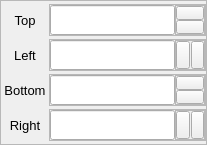
                           <widget class="QFrame" name="frme_zone_edges">
                            <property name="sizePolicy">
                             <sizepolicy hsizetype="Maximum" vsizetype="Maximum">
                              <horstretch>0</horstretch>
                              <verstretch>0</verstretch>
                             </sizepolicy>
                            </property>
                            <property name="frameShape">
                             <enum>QFrame::StyledPanel</enum>
                            </property>
                            <layout class="QGridLayout" name="layout_grid_frme_zone_edges">
                             <property name="leftMargin">
                              <number>3</number>
                             </property>
                             <property name="topMargin">
                              <number>3</number>
                             </property>
                             <property name="rightMargin">
                              <number>0</number>
                             </property>
                             <property name="bottomMargin">
                              <number>3</number>
                             </property>
                             <property name="spacing">
                              <number>3</number>
                             </property>
                             <item row="2" column="0">
                              <widget class="QLabel" name="lbl_bottom">
                               <property name="font">
                                <font>
                                 <pointsize>10</pointsize>
                                </font>
                               </property>
                               <property name="text">
                                <string>Bottom</string>
                               </property>
                               <property name="alignment">
                                <set>Qt::AlignCenter</set>
                               </property>
                              </widget>
                             </item>
                             <item row="3" column="1">
                              <widget class="QFrame" name="frme_cstm_spbx_right">
                               <property name="frameShape">
                                <enum>QFrame::StyledPanel</enum>
                               </property>
                               <property name="frameShadow">
                                <enum>QFrame::Plain</enum>
                               </property>
                               <layout class="QHBoxLayout" name="layout_hrz_cstm_spbx_right">
                                <property name="spacing">
                                 <number>0</number>
                                </property>
                                <property name="leftMargin">
                                 <number>0</number>
                                </property>
                                <property name="topMargin">
                                 <number>0</number>
                                </property>
                                <property name="rightMargin">
                                 <number>0</number>
                                </property>
                                <property name="bottomMargin">
                                 <number>0</number>
                                </property>
                                <item>
                                 <widget class="QLineEdit" name="ledit_right">
                                  <property name="sizePolicy">
                                   <sizepolicy hsizetype="Maximum" vsizetype="Minimum">
                                    <horstretch>0</horstretch>
                                    <verstretch>0</verstretch>
                                   </sizepolicy>
                                  </property>
                                  <property name="font">
                                   <font>
                                    <pointsize>10</pointsize>
                                   </font>
                                  </property>
                                 </widget>
                                </item>
                                <item>
                                 <widget class="QFrame" name="frme_btns_right">
                                  <property name="minimumSize">
                                   <size>
                                    <width>30</width>
                                    <height>30</height>
                                   </size>
                                  </property>
                                  <property name="maximumSize">
                                   <size>
                                    <width>30</width>
                                    <height>30</height>
                                   </size>
                                  </property>
                                  <property name="autoFillBackground">
                                   <bool>false</bool>
                                  </property>
                                  <property name="frameShape">
                                   <enum>QFrame::StyledPanel</enum>
                                  </property>
                                  <property name="frameShadow">
                                   <enum>QFrame::Plain</enum>
                                  </property>
                                  <layout class="QHBoxLayout" name="layout_frme_btns_right">
                                   <property name="spacing">
                                    <number>1</number>
                                   </property>
                                   <property name="leftMargin">
                                    <number>0</number>
                                   </property>
                                   <property name="topMargin">
                                    <number>0</number>
                                   </property>
                                   <property name="rightMargin">
                                    <number>0</number>
                                   </property>
                                   <property name="bottomMargin">
                                    <number>0</number>
                                   </property>
                                   <item>
                                    <widget class="QPushButton" name="btn_right_left">
                                     <property name="sizePolicy">
                                      <sizepolicy hsizetype="Minimum" vsizetype="Minimum">
                                       <horstretch>0</horstretch>
                                       <verstretch>0</verstretch>
                                      </sizepolicy>
                                     </property>
                                     <property name="text">
                                      <string/>
                                     </property>
                                     <property name="icon">
                                      <iconset>
                                       <normaloff>Resources/left_arrow_2x1.jpg</normaloff>Resources/left_arrow_2x1.jpg</iconset>
                                     </property>
                                     <property name="iconSize">
                                      <size>
                                       <width>16</width>
                                       <height>16</height>
                                      </size>
                                     </property>
                                    </widget>
                                   </item>
                                   <item>
                                    <widget class="QPushButton" name="btn_right_right">
                                     <property name="sizePolicy">
                                      <sizepolicy hsizetype="Minimum" vsizetype="Minimum">
                                       <horstretch>0</horstretch>
                                       <verstretch>0</verstretch>
                                      </sizepolicy>
                                     </property>
                                     <property name="text">
                                      <string/>
                                     </property>
                                     <property name="icon">
                                      <iconset>
                                       <normaloff>Resources/right_arrow_2x1.jpg</normaloff>Resources/right_arrow_2x1.jpg</iconset>
                                     </property>
                                    </widget>
                                   </item>
                                  </layout>
                                 </widget>
                                </item>
                               </layout>
                              </widget>
                             </item>
                             <item row="0" column="0">
                              <widget class="QLabel" name="lbl_static_top">
                               <property name="font">
                                <font>
                                 <pointsize>10</pointsize>
                                </font>
                               </property>
                               <property name="text">
                                <string>Top</string>
                               </property>
                               <property name="alignment">
                                <set>Qt::AlignCenter</set>
                               </property>
                              </widget>
                             </item>
                             <item row="2" column="1">
                              <widget class="QFrame" name="frme_cstm_spbx_bottom">
                               <property name="frameShape">
                                <enum>QFrame::StyledPanel</enum>
                               </property>
                               <property name="frameShadow">
                                <enum>QFrame::Plain</enum>
                               </property>
                               <layout class="QHBoxLayout" name="layout_hrz_frme_cstm_spbx_bottom">
                                <property name="spacing">
                                 <number>0</number>
                                </property>
                                <property name="leftMargin">
                                 <number>0</number>
                                </property>
                                <property name="topMargin">
                                 <number>0</number>
                                </property>
                                <property name="rightMargin">
                                 <number>0</number>
                                </property>
                                <property name="bottomMargin">
                                 <number>0</number>
                                </property>
                                <item>
                                 <widget class="QLineEdit" name="ledit_bottom">
                                  <property name="sizePolicy">
                                   <sizepolicy hsizetype="Maximum" vsizetype="Minimum">
                                    <horstretch>0</horstretch>
                                    <verstretch>0</verstretch>
                                   </sizepolicy>
                                  </property>
                                  <property name="font">
                                   <font>
                                    <pointsize>10</pointsize>
                                   </font>
                                  </property>
                                 </widget>
                                </item>
                                <item>
                                 <widget class="QFrame" name="frme_btns_bottom">
                                  <property name="minimumSize">
                                   <size>
                                    <width>30</width>
                                    <height>30</height>
                                   </size>
                                  </property>
                                  <property name="maximumSize">
                                   <size>
                                    <width>30</width>
                                    <height>30</height>
                                   </size>
                                  </property>
                                  <property name="autoFillBackground">
                                   <bool>false</bool>
                                  </property>
                                  <property name="frameShape">
                                   <enum>QFrame::StyledPanel</enum>
                                  </property>
                                  <property name="frameShadow">
                                   <enum>QFrame::Plain</enum>
                                  </property>
                                  <layout class="QVBoxLayout" name="layout_vrt_frme_btns_bottom">
                                   <property name="spacing">
                                    <number>0</number>
                                   </property>
                                   <property name="leftMargin">
                                    <number>0</number>
                                   </property>
                                   <property name="topMargin">
                                    <number>0</number>
                                   </property>
                                   <property name="rightMargin">
                                    <number>0</number>
                                   </property>
                                   <property name="bottomMargin">
                                    <number>0</number>
                                   </property>
                                   <item>
                                    <widget class="QPushButton" name="btn_bottom_up">
                                     <property name="sizePolicy">
                                      <sizepolicy hsizetype="Minimum" vsizetype="Minimum">
                                       <horstretch>0</horstretch>
                                       <verstretch>0</verstretch>
                                      </sizepolicy>
                                     </property>
                                     <property name="text">
                                      <string/>
                                     </property>
                                     <property name="icon">
                                      <iconset>
                                       <normaloff>Resources/up_arrow_2x1.jpg</normaloff>Resources/up_arrow_2x1.jpg</iconset>
                                     </property>
                                    </widget>
                                   </item>
                                   <item>
                                    <widget class="QPushButton" name="btn_bottom_down">
                                     <property name="sizePolicy">
                                      <sizepolicy hsizetype="Minimum" vsizetype="Minimum">
                                       <horstretch>0</horstretch>
                                       <verstretch>0</verstretch>
                                      </sizepolicy>
                                     </property>
                                     <property name="text">
                                      <string/>
                                     </property>
                                     <property name="icon">
                                      <iconset>
                                       <normaloff>Resources/down_arrow_2x1.jpg</normaloff>Resources/down_arrow_2x1.jpg</iconset>
                                     </property>
                                     <property name="iconSize">
                                      <size>
                                       <width>16</width>
                                       <height>16</height>
                                      </size>
                                     </property>
                                    </widget>
                                   </item>
                                  </layout>
                                 </widget>
                                </item>
                               </layout>
                              </widget>
                             </item>
                             <item row="1" column="0">
                              <widget class="QLabel" name="lbl_static_left">
                               <property name="font">
                                <font>
                                 <pointsize>10</pointsize>
                                </font>
                               </property>
                               <property name="text">
                                <string>Left</string>
                               </property>
                               <property name="alignment">
                                <set>Qt::AlignCenter</set>
                               </property>
                              </widget>
                             </item>
                             <item row="0" column="1">
                              <widget class="QFrame" name="frme_cstm_spbx_top">
                               <property name="frameShape">
                                <enum>QFrame::StyledPanel</enum>
                               </property>
                               <property name="frameShadow">
                                <enum>QFrame::Plain</enum>
                               </property>
                               <layout class="QHBoxLayout" name="layout_hrz_frme_cstm_spbx_top">
                                <property name="spacing">
                                 <number>0</number>
                                </property>
                                <property name="leftMargin">
                                 <number>0</number>
                                </property>
                                <property name="topMargin">
                                 <number>0</number>
                                </property>
                                <property name="rightMargin">
                                 <number>0</number>
                                </property>
                                <property name="bottomMargin">
                                 <number>0</number>
                                </property>
                                <item>
                                 <widget class="QLineEdit" name="ledit_top">
                                  <property name="sizePolicy">
                                   <sizepolicy hsizetype="Maximum" vsizetype="Minimum">
                                    <horstretch>0</horstretch>
                                    <verstretch>0</verstretch>
                                   </sizepolicy>
                                  </property>
                                  <property name="font">
                                   <font>
                                    <pointsize>10</pointsize>
                                   </font>
                                  </property>
                                  <property name="text">
                                   <string/>
                                  </property>
                                 </widget>
                                </item>
                                <item>
                                 <widget class="QFrame" name="frme_btns_top">
                                  <property name="minimumSize">
                                   <size>
                                    <width>30</width>
                                    <height>30</height>
                                   </size>
                                  </property>
                                  <property name="maximumSize">
                                   <size>
                                    <width>30</width>
                                    <height>30</height>
                                   </size>
                                  </property>
                                  <property name="autoFillBackground">
                                   <bool>false</bool>
                                  </property>
                                  <property name="frameShape">
                                   <enum>QFrame::StyledPanel</enum>
                                  </property>
                                  <property name="frameShadow">
                                   <enum>QFrame::Plain</enum>
                                  </property>
                                  <layout class="QVBoxLayout" name="layout_vrt_frme_btns_top">
                                   <property name="spacing">
                                    <number>0</number>
                                   </property>
                                   <property name="leftMargin">
                                    <number>0</number>
                                   </property>
                                   <property name="topMargin">
                                    <number>0</number>
                                   </property>
                                   <property name="rightMargin">
                                    <number>0</number>
                                   </property>
                                   <property name="bottomMargin">
                                    <number>0</number>
                                   </property>
                                   <item>
                                    <widget class="QPushButton" name="btn_top_up">
                                     <property name="sizePolicy">
                                      <sizepolicy hsizetype="Minimum" vsizetype="Minimum">
                                       <horstretch>0</horstretch>
                                       <verstretch>0</verstretch>
                                      </sizepolicy>
                                     </property>
                                     <property name="text">
                                      <string/>
                                     </property>
                                     <property name="icon">
                                      <iconset>
                                       <normaloff>Resources/up_arrow_2x1.jpg</normaloff>Resources/up_arrow_2x1.jpg</iconset>
                                     </property>
                                    </widget>
                                   </item>
                                   <item>
                                    <widget class="QPushButton" name="btn_top_down">
                                     <property name="sizePolicy">
                                      <sizepolicy hsizetype="Minimum" vsizetype="Minimum">
                                       <horstretch>0</horstretch>
                                       <verstretch>0</verstretch>
                                      </sizepolicy>
                                     </property>
                                     <property name="text">
                                      <string/>
                                     </property>
                                     <property name="icon">
                                      <iconset>
                                       <normaloff>Resources/down_arrow_2x1.jpg</normaloff>Resources/down_arrow_2x1.jpg</iconset>
                                     </property>
                                     <property name="iconSize">
                                      <size>
                                       <width>16</width>
                                       <height>16</height>
                                      </size>
                                     </property>
                                    </widget>
                                   </item>
                                  </layout>
                                 </widget>
                                </item>
                               </layout>
                              </widget>
                             </item>
                             <item row="3" column="0">
                              <widget class="QLabel" name="lbl_static_right">
                               <property name="font">
                                <font>
                                 <pointsize>10</pointsize>
                                </font>
                               </property>
                               <property name="text">
                                <string>Right</string>
                               </property>
                               <property name="alignment">
                                <set>Qt::AlignCenter</set>
                               </property>
                              </widget>
                             </item>
                             <item row="1" column="1">
                              <widget class="QFrame" name="frme_cstm_spbx_left">
                               <property name="frameShape">
                                <enum>QFrame::StyledPanel</enum>
                               </property>
                               <property name="frameShadow">
                                <enum>QFrame::Plain</enum>
                               </property>
                               <layout class="QHBoxLayout" name="layout_hrz_frme_cstm_spbx_left">
                                <property name="spacing">
                                 <number>0</number>
                                </property>
                                <property name="leftMargin">
                                 <number>0</number>
                                </property>
                                <property name="topMargin">
                                 <number>0</number>
                                </property>
                                <property name="rightMargin">
                                 <number>0</number>
                                </property>
                                <property name="bottomMargin">
                                 <number>0</number>
                                </property>
                                <item>
                                 <widget class="QLineEdit" name="ledit_left">
                                  <property name="sizePolicy">
                                   <sizepolicy hsizetype="Maximum" vsizetype="Minimum">
                                    <horstretch>0</horstretch>
                                    <verstretch>0</verstretch>
                                   </sizepolicy>
                                  </property>
                                  <property name="font">
                                   <font>
                                    <pointsize>10</pointsize>
                                   </font>
                                  </property>
                                 </widget>
                                </item>
                                <item>
                                 <widget class="QFrame" name="frme_btns_left">
                                  <property name="minimumSize">
                                   <size>
                                    <width>30</width>
                                    <height>30</height>
                                   </size>
                                  </property>
                                  <property name="maximumSize">
                                   <size>
                                    <width>30</width>
                                    <height>30</height>
                                   </size>
                                  </property>
                                  <property name="autoFillBackground">
                                   <bool>false</bool>
                                  </property>
                                  <property name="frameShape">
                                   <enum>QFrame::StyledPanel</enum>
                                  </property>
                                  <property name="frameShadow">
                                   <enum>QFrame::Plain</enum>
                                  </property>
                                  <layout class="QHBoxLayout" name="layout_hrz_frme_btns_left">
                                   <property name="spacing">
                                    <number>1</number>
                                   </property>
                                   <property name="leftMargin">
                                    <number>0</number>
                                   </property>
                                   <property name="topMargin">
                                    <number>0</number>
                                   </property>
                                   <property name="rightMargin">
                                    <number>0</number>
                                   </property>
                                   <property name="bottomMargin">
                                    <number>0</number>
                                   </property>
                                   <item>
                                    <widget class="QPushButton" name="btn_left_left">
                                     <property name="sizePolicy">
                                      <sizepolicy hsizetype="Minimum" vsizetype="Minimum">
                                       <horstretch>0</horstretch>
                                       <verstretch>0</verstretch>
                                      </sizepolicy>
                                     </property>
                                     <property name="text">
                                      <string/>
                                     </property>
                                     <property name="icon">
                                      <iconset>
                                       <normaloff>Resources/left_arrow_2x1.jpg</normaloff>Resources/left_arrow_2x1.jpg</iconset>
                                     </property>
                                    </widget>
                                   </item>
                                   <item>
                                    <widget class="QPushButton" name="btn_left_right">
                                     <property name="sizePolicy">
                                      <sizepolicy hsizetype="Minimum" vsizetype="Minimum">
                                       <horstretch>0</horstretch>
                                       <verstretch>0</verstretch>
                                      </sizepolicy>
                                     </property>
                                     <property name="text">
                                      <string/>
                                     </property>
                                     <property name="icon">
                                      <iconset>
                                       <normaloff>Resources/right_arrow_2x1.jpg</normaloff>Resources/right_arrow_2x1.jpg</iconset>
                                     </property>
                                    </widget>
                                   </item>
                                  </layout>
                                 </widget>
                                </item>
                               </layout>
                              </widget>
                             </item>
                            </layout>
                           </widget>
